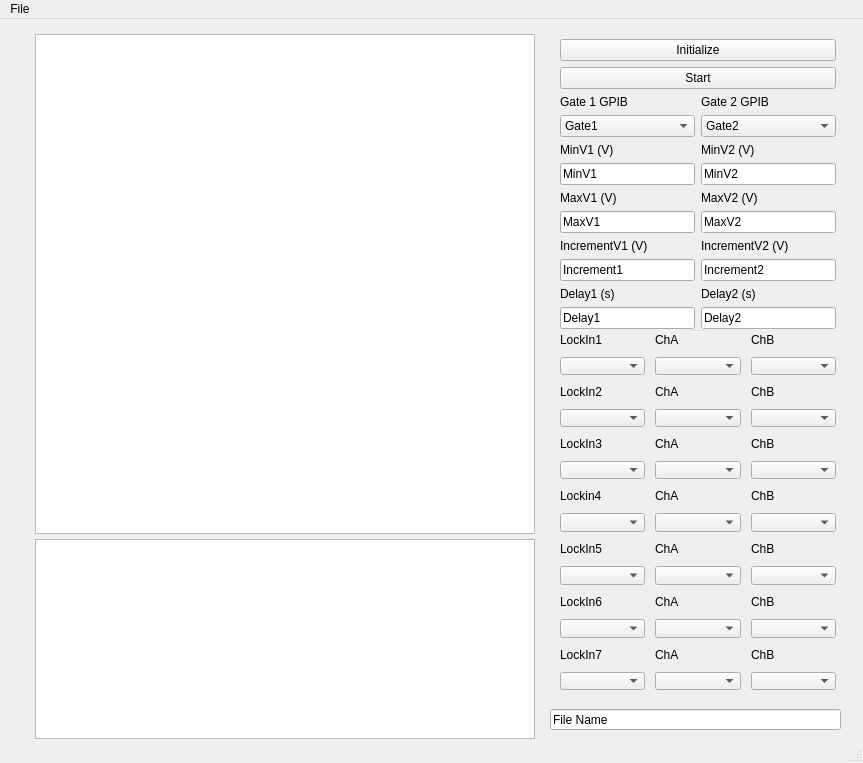
<?xml version="1.0" encoding="UTF-8"?>
<ui version="4.0">
 <class>MainWindow</class>
 <widget class="QMainWindow" name="MainWindow">
  <property name="geometry">
   <rect>
    <x>0</x>
    <y>0</y>
    <width>863</width>
    <height>763</height>
   </rect>
  </property>
  <property name="windowTitle">
   <string>MainWindow</string>
  </property>
  <widget class="QWidget" name="centralwidget">
   <widget class="QGraphicsView" name="mapView">
    <property name="geometry">
     <rect>
      <x>35</x>
      <y>15</y>
      <width>500</width>
      <height>500</height>
     </rect>
    </property>
   </widget>
   <widget class="QGraphicsView" name="lineView">
    <property name="geometry">
     <rect>
      <x>35</x>
      <y>520</y>
      <width>500</width>
      <height>200</height>
     </rect>
    </property>
   </widget>
   <widget class="QLineEdit" name="filename">
    <property name="geometry">
     <rect>
      <x>550</x>
      <y>690</y>
      <width>291</width>
      <height>21</height>
     </rect>
    </property>
    <property name="text">
     <string>File Name</string>
    </property>
   </widget>
   <widget class="QSplitter" name="splitter">
    <property name="geometry">
     <rect>
      <x>560</x>
      <y>20</y>
      <width>276</width>
      <height>651</height>
     </rect>
    </property>
    <property name="orientation">
     <enum>Qt::Vertical</enum>
    </property>
    <widget class="QWidget" name="">
     <layout class="QVBoxLayout" name="verticalLayout_3">
      <item>
       <widget class="QPushButton" name="initialize">
        <property name="text">
         <string>Initialize</string>
        </property>
       </widget>
      </item>
      <item>
       <widget class="QPushButton" name="start">
        <property name="text">
         <string>Start</string>
        </property>
       </widget>
      </item>
      <item>
       <layout class="QHBoxLayout" name="horizontalLayout_10">
        <item>
         <widget class="QLabel" name="labelG1">
          <property name="text">
           <string>Gate 1 GPIB</string>
          </property>
         </widget>
        </item>
        <item>
         <widget class="QLabel" name="labelG2">
          <property name="text">
           <string>Gate 2 GPIB</string>
          </property>
         </widget>
        </item>
       </layout>
      </item>
      <item>
       <layout class="QHBoxLayout" name="horizontalLayout_3">
        <item>
         <widget class="QComboBox" name="gate1">
          <item>
           <property name="text">
            <string>Gate1</string>
           </property>
          </item>
         </widget>
        </item>
        <item>
         <widget class="QComboBox" name="gate2">
          <item>
           <property name="text">
            <string>Gate2</string>
           </property>
          </item>
         </widget>
        </item>
       </layout>
      </item>
      <item>
       <layout class="QGridLayout" name="gridLayout">
        <item row="0" column="1">
         <widget class="QLabel" name="labelMinV2">
          <property name="text">
           <string>MinV2 (V)</string>
          </property>
         </widget>
        </item>
        <item row="2" column="0">
         <widget class="QLabel" name="labelMaxV1">
          <property name="text">
           <string>MaxV1 (V)</string>
          </property>
         </widget>
        </item>
        <item row="2" column="1">
         <widget class="QLabel" name="labelMaxV2">
          <property name="text">
           <string>MaxV2 (V)</string>
          </property>
         </widget>
        </item>
        <item row="4" column="0">
         <widget class="QLabel" name="labelIncrementV1">
          <property name="text">
           <string>IncrementV1 (V)</string>
          </property>
         </widget>
        </item>
        <item row="4" column="1">
         <widget class="QLabel" name="labelIncrementV2">
          <property name="text">
           <string>IncrementV2 (V)</string>
          </property>
         </widget>
        </item>
        <item row="5" column="0">
         <widget class="QLineEdit" name="increment1">
          <property name="text">
           <string>Increment1</string>
          </property>
         </widget>
        </item>
        <item row="7" column="1">
         <widget class="QLineEdit" name="delay2">
          <property name="text">
           <string>Delay2</string>
          </property>
         </widget>
        </item>
        <item row="0" column="0">
         <widget class="QLabel" name="labelMinV1">
          <property name="text">
           <string>MinV1 (V)</string>
          </property>
         </widget>
        </item>
        <item row="5" column="1">
         <widget class="QLineEdit" name="increment2">
          <property name="text">
           <string>Increment2</string>
          </property>
         </widget>
        </item>
        <item row="7" column="0">
         <widget class="QLineEdit" name="delay1">
          <property name="text">
           <string>Delay1</string>
          </property>
         </widget>
        </item>
        <item row="1" column="0">
         <widget class="QLineEdit" name="minV1">
          <property name="text">
           <string>MinV1</string>
          </property>
         </widget>
        </item>
        <item row="1" column="1">
         <widget class="QLineEdit" name="minV2">
          <property name="text">
           <string>MinV2</string>
          </property>
         </widget>
        </item>
        <item row="3" column="1">
         <widget class="QLineEdit" name="maxV2">
          <property name="text">
           <string>MaxV2</string>
          </property>
         </widget>
        </item>
        <item row="3" column="0">
         <widget class="QLineEdit" name="maxV1">
          <property name="text">
           <string>MaxV1</string>
          </property>
         </widget>
        </item>
        <item row="6" column="0">
         <widget class="QLabel" name="labelDelay1">
          <property name="text">
           <string>Delay1 (s)</string>
          </property>
         </widget>
        </item>
        <item row="6" column="1">
         <widget class="QLabel" name="labelDelay2">
          <property name="text">
           <string>Delay2 (s)</string>
          </property>
         </widget>
        </item>
       </layout>
      </item>
     </layout>
    </widget>
    <widget class="QWidget" name="">
     <layout class="QVBoxLayout" name="verticalLayout_4">
      <property name="spacing">
       <number>10</number>
      </property>
      <item>
       <layout class="QHBoxLayout" name="horizontalLayout_13">
        <item>
         <widget class="QLabel" name="labell1">
          <property name="text">
           <string>LockIn1</string>
          </property>
         </widget>
        </item>
        <item>
         <widget class="QLabel" name="label1ChA">
          <property name="text">
           <string>ChA</string>
          </property>
         </widget>
        </item>
        <item>
         <widget class="QLabel" name="label1ChB">
          <property name="text">
           <string>ChB</string>
          </property>
         </widget>
        </item>
       </layout>
      </item>
      <item>
       <layout class="QHBoxLayout" name="horizontalLayout_2">
        <item>
         <widget class="QComboBox" name="lockin1"/>
        </item>
        <item>
         <widget class="QComboBox" name="lockin1ChA"/>
        </item>
        <item>
         <widget class="QComboBox" name="lockin1ChB"/>
        </item>
       </layout>
      </item>
      <item>
       <layout class="QHBoxLayout" name="horizontalLayout_12">
        <item>
         <widget class="QLabel" name="label2">
          <property name="text">
           <string>LockIn2</string>
          </property>
         </widget>
        </item>
        <item>
         <widget class="QLabel" name="label2ChA">
          <property name="text">
           <string>ChA</string>
          </property>
         </widget>
        </item>
        <item>
         <widget class="QLabel" name="label2ChB">
          <property name="text">
           <string>ChB</string>
          </property>
         </widget>
        </item>
       </layout>
      </item>
      <item>
       <layout class="QHBoxLayout" name="horizontalLayout_4">
        <item>
         <widget class="QComboBox" name="lockin2"/>
        </item>
        <item>
         <widget class="QComboBox" name="lockin2ChA"/>
        </item>
        <item>
         <widget class="QComboBox" name="lockin2ChB"/>
        </item>
       </layout>
      </item>
      <item>
       <layout class="QHBoxLayout" name="horizontalLayout_14">
        <item>
         <widget class="QLabel" name="label3">
          <property name="text">
           <string>LockIn3</string>
          </property>
         </widget>
        </item>
        <item>
         <widget class="QLabel" name="label3ChA">
          <property name="text">
           <string>ChA</string>
          </property>
         </widget>
        </item>
        <item>
         <widget class="QLabel" name="label3ChB">
          <property name="text">
           <string>ChB</string>
          </property>
         </widget>
        </item>
       </layout>
      </item>
      <item>
       <layout class="QHBoxLayout" name="horizontalLayout_5">
        <item>
         <widget class="QComboBox" name="lockin3"/>
        </item>
        <item>
         <widget class="QComboBox" name="lockin3ChA"/>
        </item>
        <item>
         <widget class="QComboBox" name="lockin3ChB"/>
        </item>
       </layout>
      </item>
      <item>
       <layout class="QHBoxLayout" name="horizontalLayout_15">
        <item>
         <widget class="QLabel" name="label4">
          <property name="text">
           <string>Lockin4</string>
          </property>
         </widget>
        </item>
        <item>
         <widget class="QLabel" name="label4ChA">
          <property name="text">
           <string>ChA</string>
          </property>
         </widget>
        </item>
        <item>
         <widget class="QLabel" name="label4ChB">
          <property name="text">
           <string>ChB</string>
          </property>
         </widget>
        </item>
       </layout>
      </item>
      <item>
       <layout class="QHBoxLayout" name="horizontalLayout_6">
        <item>
         <widget class="QComboBox" name="lockin4"/>
        </item>
        <item>
         <widget class="QComboBox" name="lockin4ChA"/>
        </item>
        <item>
         <widget class="QComboBox" name="lockin4ChB"/>
        </item>
       </layout>
      </item>
      <item>
       <layout class="QHBoxLayout" name="horizontalLayout_16">
        <item>
         <widget class="QLabel" name="label5">
          <property name="text">
           <string>LockIn5</string>
          </property>
         </widget>
        </item>
        <item>
         <widget class="QLabel" name="label5ChA">
          <property name="text">
           <string>ChA</string>
          </property>
         </widget>
        </item>
        <item>
         <widget class="QLabel" name="label5ChB">
          <property name="text">
           <string>ChB</string>
          </property>
         </widget>
        </item>
       </layout>
      </item>
      <item>
       <layout class="QHBoxLayout" name="horizontalLayout_7">
        <item>
         <widget class="QComboBox" name="lockin5"/>
        </item>
        <item>
         <widget class="QComboBox" name="lockin5ChA"/>
        </item>
        <item>
         <widget class="QComboBox" name="lockin5ChB"/>
        </item>
       </layout>
      </item>
      <item>
       <layout class="QHBoxLayout" name="horizontalLayout_17">
        <item>
         <widget class="QLabel" name="label6">
          <property name="text">
           <string>LockIn6</string>
          </property>
         </widget>
        </item>
        <item>
         <widget class="QLabel" name="label6ChA">
          <property name="text">
           <string>ChA</string>
          </property>
         </widget>
        </item>
        <item>
         <widget class="QLabel" name="label6ChB">
          <property name="text">
           <string>ChB</string>
          </property>
         </widget>
        </item>
       </layout>
      </item>
      <item>
       <layout class="QHBoxLayout" name="horizontalLayout_8">
        <item>
         <widget class="QComboBox" name="lockin6"/>
        </item>
        <item>
         <widget class="QComboBox" name="lockin6ChA"/>
        </item>
        <item>
         <widget class="QComboBox" name="lockin6ChB"/>
        </item>
       </layout>
      </item>
      <item>
       <layout class="QHBoxLayout" name="horizontalLayout_18">
        <item>
         <widget class="QLabel" name="label7">
          <property name="text">
           <string>LockIn7</string>
          </property>
         </widget>
        </item>
        <item>
         <widget class="QLabel" name="label7ChA">
          <property name="text">
           <string>ChA</string>
          </property>
         </widget>
        </item>
        <item>
         <widget class="QLabel" name="label7ChB">
          <property name="text">
           <string>ChB</string>
          </property>
         </widget>
        </item>
       </layout>
      </item>
      <item>
       <layout class="QHBoxLayout" name="horizontalLayout_9">
        <item>
         <widget class="QComboBox" name="lockin7"/>
        </item>
        <item>
         <widget class="QComboBox" name="lockin7ChA"/>
        </item>
        <item>
         <widget class="QComboBox" name="lockin7ChB"/>
        </item>
       </layout>
      </item>
     </layout>
    </widget>
   </widget>
  </widget>
  <widget class="QMenuBar" name="menubar">
   <property name="geometry">
    <rect>
     <x>0</x>
     <y>0</y>
     <width>863</width>
     <height>21</height>
    </rect>
   </property>
   <widget class="QMenu" name="menuStart">
    <property name="title">
     <string>File</string>
    </property>
    <addaction name="actionDirectory"/>
    <addaction name="actionQuit"/>
   </widget>
   <addaction name="menuStart"/>
  </widget>
  <widget class="QStatusBar" name="statusbar"/>
  <action name="actionDirectory">
   <property name="text">
    <string>Directory</string>
   </property>
  </action>
  <action name="actionQuit">
   <property name="text">
    <string>Quit</string>
   </property>
  </action>
 </widget>
 <resources/>
 <connections/>
</ui>
